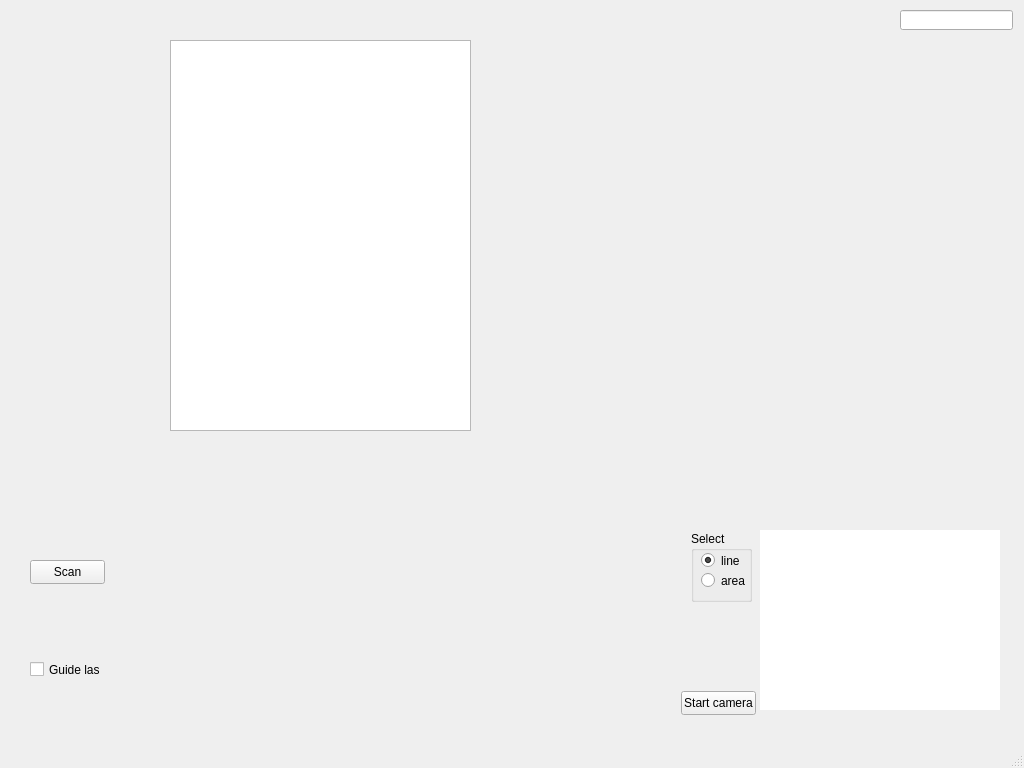
<?xml version="1.0" encoding="UTF-8"?>
<ui version="4.0">
 <class>MainWindow</class>
 <widget class="QMainWindow" name="MainWindow">
  <property name="geometry">
   <rect>
    <x>0</x>
    <y>0</y>
    <width>1024</width>
    <height>768</height>
   </rect>
  </property>
  <property name="windowTitle">
   <string>OCT1300SS</string>
  </property>
  <widget class="QWidget" name="centralwidget">
   <widget class="QPushButton" name="scan_button">
    <property name="geometry">
     <rect>
      <x>30</x>
      <y>560</y>
      <width>75</width>
      <height>24</height>
     </rect>
    </property>
    <property name="text">
     <string>Scan</string>
    </property>
   </widget>
   <widget class="QGraphicsView" name="camera_view">
    <property name="geometry">
     <rect>
      <x>760</x>
      <y>530</y>
      <width>240</width>
      <height>180</height>
     </rect>
    </property>
    <property name="frameShape">
     <enum>QFrame::NoFrame</enum>
    </property>
    <property name="frameShadow">
     <enum>QFrame::Sunken</enum>
    </property>
    <property name="lineWidth">
     <number>1</number>
    </property>
    <property name="sceneRect">
     <rectf>
      <x>0.000000000000000</x>
      <y>0.000000000000000</y>
      <width>240.000000000000000</width>
      <height>180.000000000000000</height>
     </rectf>
    </property>
   </widget>
   <widget class="QwtPlot" name="ascan_plot">
    <property name="geometry">
     <rect>
      <x>20</x>
      <y>40</y>
      <width>141</width>
      <height>421</height>
     </rect>
    </property>
   </widget>
   <widget class="QGraphicsView" name="tomogram_view">
    <property name="geometry">
     <rect>
      <x>170</x>
      <y>40</y>
      <width>301</width>
      <height>391</height>
     </rect>
    </property>
   </widget>
   <widget class="QCheckBox" name="guide_laser_checkbox">
    <property name="geometry">
     <rect>
      <x>30</x>
      <y>660</y>
      <width>71</width>
      <height>19</height>
     </rect>
    </property>
    <property name="text">
     <string>Guide laser</string>
    </property>
   </widget>
   <widget class="QPushButton" name="start_camera_button">
    <property name="geometry">
     <rect>
      <x>681</x>
      <y>691</y>
      <width>75</width>
      <height>24</height>
     </rect>
    </property>
    <property name="text">
     <string>Start camera</string>
    </property>
    <property name="checkable">
     <bool>true</bool>
    </property>
    <property name="autoDefault">
     <bool>false</bool>
    </property>
    <property name="default">
     <bool>false</bool>
    </property>
    <property name="flat">
     <bool>false</bool>
    </property>
   </widget>
   <widget class="QGroupBox" name="groupBox">
    <property name="geometry">
     <rect>
      <x>691</x>
      <y>531</y>
      <width>61</width>
      <height>71</height>
     </rect>
    </property>
    <property name="title">
     <string>Select</string>
    </property>
    <widget class="QRadioButton" name="select_area_button">
     <property name="geometry">
      <rect>
       <x>10</x>
       <y>40</y>
       <width>82</width>
       <height>19</height>
      </rect>
     </property>
     <property name="text">
      <string>area</string>
     </property>
    </widget>
    <widget class="QRadioButton" name="select_line_button">
     <property name="geometry">
      <rect>
       <x>10</x>
       <y>20</y>
       <width>82</width>
       <height>19</height>
      </rect>
     </property>
     <property name="text">
      <string>line</string>
     </property>
     <property name="checked">
      <bool>true</bool>
     </property>
    </widget>
   </widget>
   <widget class="QwtThermo" name="Thermo">
    <property name="geometry">
     <rect>
      <x>970</x>
      <y>40</y>
      <width>48</width>
      <height>171</height>
     </rect>
    </property>
   </widget>
   <widget class="QLineEdit" name="num_ascans">
    <property name="geometry">
     <rect>
      <x>900</x>
      <y>10</y>
      <width>113</width>
      <height>20</height>
     </rect>
    </property>
   </widget>
  </widget>
  <widget class="QMenuBar" name="menubar">
   <property name="geometry">
    <rect>
     <x>0</x>
     <y>0</y>
     <width>1024</width>
     <height>19</height>
    </rect>
   </property>
  </widget>
  <widget class="QStatusBar" name="statusbar"/>
 </widget>
 <customwidgets>
  <customwidget>
   <class>QwtPlot</class>
   <extends>QFrame</extends>
   <header>qwt_plot.h</header>
  </customwidget>
  <customwidget>
   <class>QwtThermo</class>
   <extends>QWidget</extends>
   <header>qwt_thermo.h</header>
  </customwidget>
 </customwidgets>
 <resources/>
 <connections/>
</ui>
